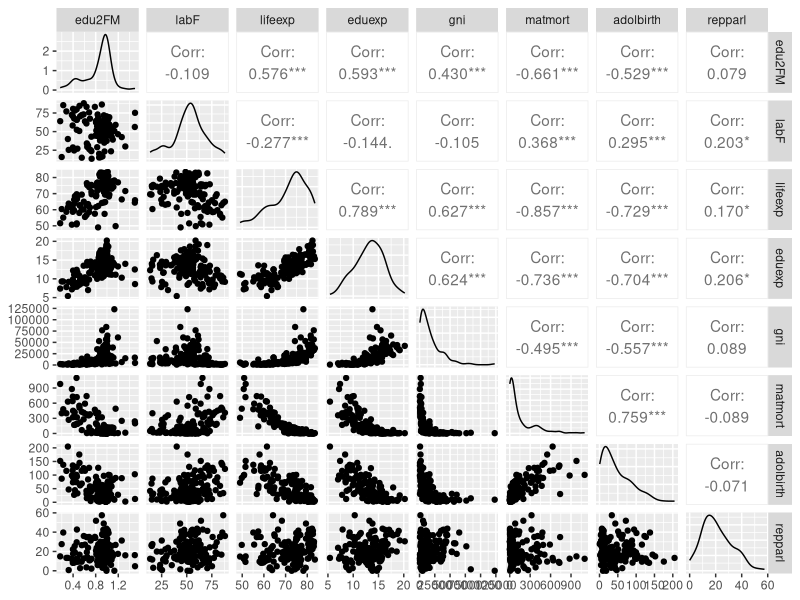
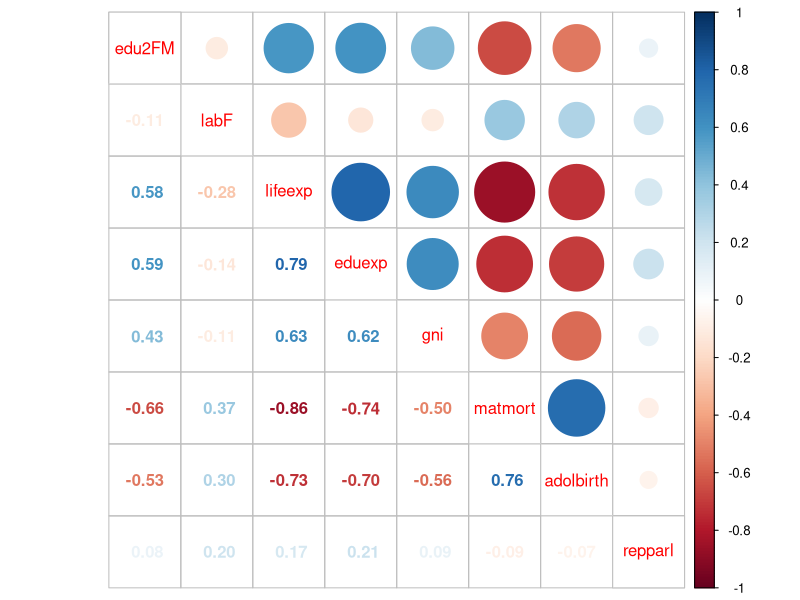
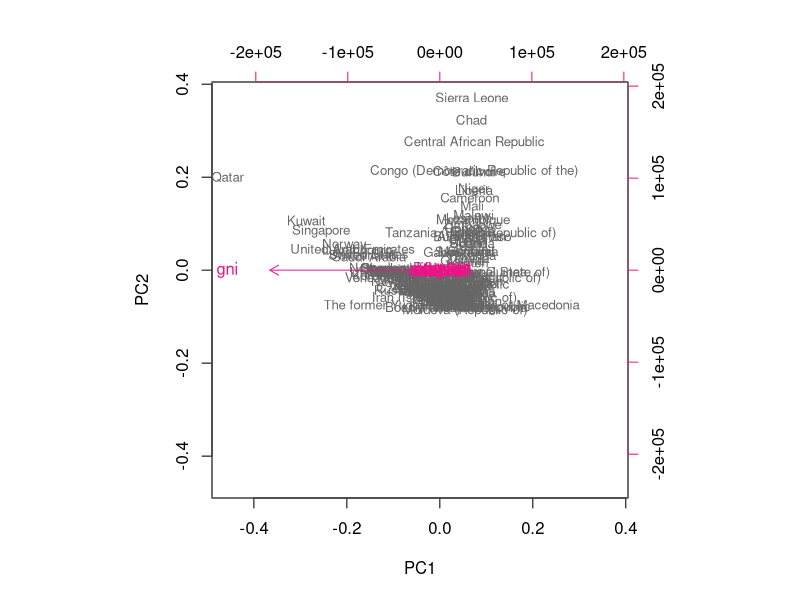
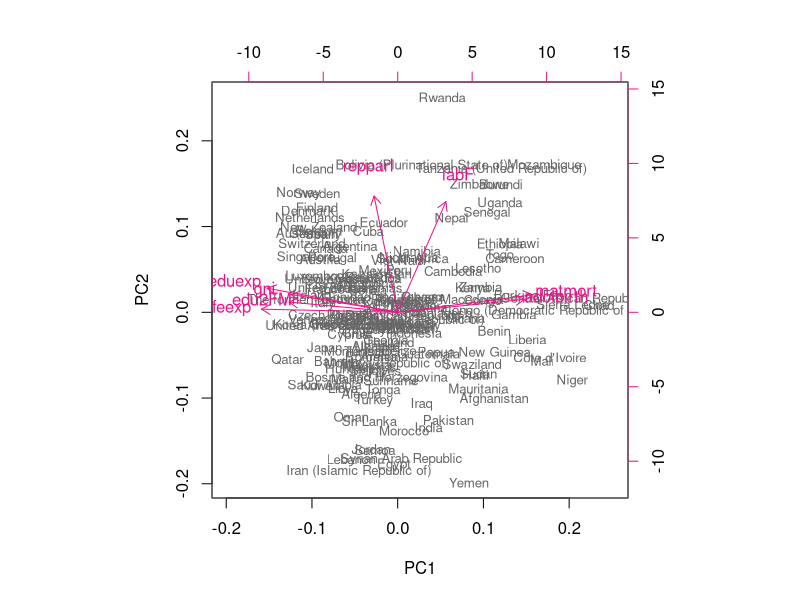
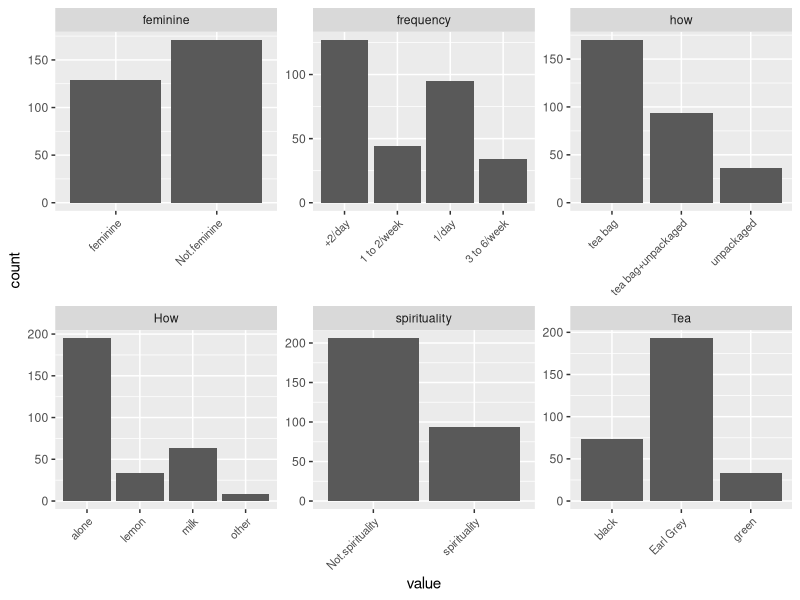
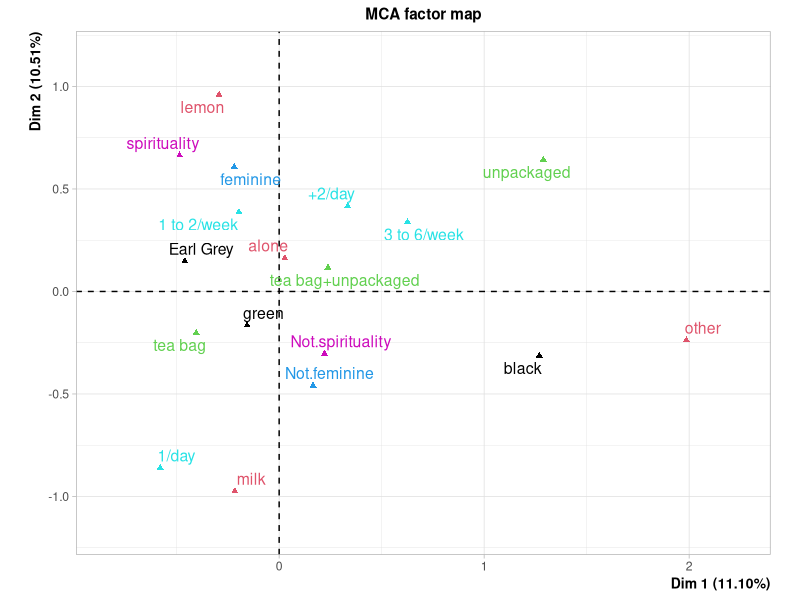

Reproduce these figures in R, in order.
## ---- chunk 1
setwd("C:/Users/Severi/Documents/Open Data/IODS-project/data")
library(MASS)
library(dplyr)
library('corrplot')
library(GGally)
library(tidyr)
library(ggplot2)
human_ <- read.table(file = "human2.txt", sep = ";")
## ---- chunk 2
str(human_)
dim(human_)
## ---- chunk 3
ggpairs(human_)
## ---- chunk 4
cor_matrix<-cor(human_) %>% round(digits = 2)
corrplot.mixed(cor_matrix)
## ---- chunk 5
summary(human_)
## ---- chunk 6
pca_human <- prcomp(human_)
summary(pca_human)
## ---- chunk 7
biplot(pca_human, choices = 1:2, cex = c(0.8, 1), col = c("grey40", "deeppink2"))
## ---- chunk 8
human_std <- scale(human_)
summary(human_std)
## ---- chunk 9
pca_human2 <- prcomp(human_std)
summary(pca_human2)
## ---- chunk 10
biplot(pca_human2, choices = 1:2, cex = c(0.8, 1), col = c("grey40", "deeppink2"))
## ---- chunk 11
library(FactoMineR)
data("tea")
dim(tea)
## ---- chunk 12
str(tea)
## ---- chunk 13
keep_columns <- c("Tea", "How", "how", "feminine", "frequency", "spirituality")
tea_time <- dplyr::select(tea, one_of(keep_columns))
summary(tea_time)
## ---- chunk 14
gather(tea_time) %>% ggplot(aes(value)) + facet_wrap("key", scales = "free") + geom_bar() + theme(axis.text.x = element_text(angle = 45, hjust = 1, size = 8))
## ---- chunk 15
mca <- MCA(tea_time, graph = FALSE)
summary(mca)
## ---- chunk 16
plot(mca, invisible = c("ind"), habillage = "quali")
